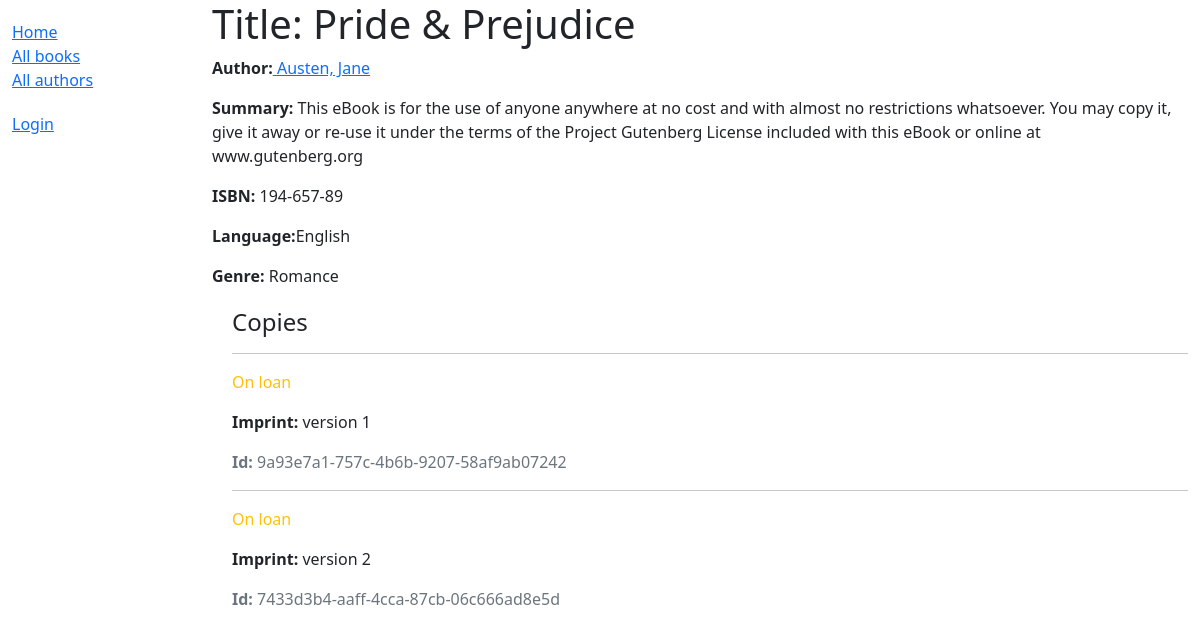
/catalog/book/1, run on the app's committed database.
### catalog/models.py (models this page shows, shortened)
class Book(models.Model):
	title = models.CharField(max_length=200)
	author = models.ForeignKey('Author', on_delete=models.SET_NULL, null=True)
	summary = models.TextField(max_length=1000, help_text="Enter a brief description of the book")
	isbn = models.CharField('ISBN', max_length=13, unique=True, help_text="13 Character "
	                                                                      "<a href='https://www.isbn-international.org/content/what-isbn'>ISBN</a>")
	genre = models.ManyToManyField(Genre, help_text="Select a genre for this book")
	language = models.ForeignKey('Language', on_delete=models.SET_NULL, null=True)
	def display_genre(self):
		return ', '.join(genre.name for genre in self.genre.all()[:3])
	display_genre.short_description = 'Book Genre'

class Author(models.Model):
	first_name = models.CharField(max_length=100)
	last_name = models.CharField(max_length=100)
	date_of_birth = models.DateField(null=True, blank=True)
	date_of_death = models.DateField('died', null=True, blank=True)
	class Meta:
		ordering = ['last_name', 'first_name']
		permissions = (('can_create_author', 'Create new author'), ('can_delete_author', 'Delete Author'),
		               ('can_update_author', 'Update Given Author'))
	def get_absolute_url(self):
		return reverse('author-detail', args=[str(self.id)])
	def __str__(self):
		return f'{self.last_name}, {self.first_name}'

class Language(models.Model):
	name = models.CharField(max_length=200,
	                        help_text="Enter the book's natural language (e.g. English, French, Igbo etc.)")
	def __str__(self):
		return self.name

class Genre(models.Model):
	name = models.CharField(max_length=200, help_text='Enter a book genre (e.g. Science Fiction)')
	def __str__(self):
		return self.name

class BookInstance(models.Model):
	id = models.UUIDField(primary_key=True, default=uuid.uuid4(), help_text="Unique ID for this particular book "
	                                                                        "across whole library")
	book = models.ForeignKey(Book, on_delete=models.RESTRICT, null=True)
	imprint = models.CharField(max_length=200)
	due_back = models.DateField(null=True, blank=True)
	borrower = models.ForeignKey(User, on_delete=models.SET_NULL, null=True, blank=True)
	LOAN_STATUS = (
		('m', 'Maintenance'),
		('o', 'On loan'),
		('a', 'Available'),
		('r', 'Reserved')
	)
	status = models.CharField(
		max_length=1,
		choices=LOAN_STATUS,
		blank=True,
		default='m',
		help_text='Book availability'
	)
	class Meta:
		ordering = ['due_back']
		permissions = (("can_mark_returned", "Set book as returned"),)

### catalog/views.py (the view)
# urls.py: path('book/<int:pk>', views.BookDetailView.as_view(), name='book-detail'),
class BookDetailView(generic.DetailView):
	model = Book
	template_name = 'book_detail.html'

### catalog/templates/book_detail.html
{% extends 'base_generic.html' %}
{% block content %}
    <h1>Title: {{ book.title }}</h1>
    <p><strong>Author:</strong><a href="{{ book.author.get_absolute_url }}"> {{ book.author }}</a></p>
    <p><strong>Summary:</strong> {{ book.summary }}</p>
    <p><strong>ISBN:</strong> {{ book.isbn }}</p>
    <p><strong>Language:</strong>{{ book.language }}</p>
    <p><strong>Genre:</strong> {{ book.genre.all|join:', ' }}</p>
    <div style="margin-left: 20px; margin-top: 20px">
        <h4>Copies</h4>
        {% for copy in book.bookinstance_set.all %}
            <hr>
            <p class="{% if copy.status == 'a' %}text-success{% elif copy.status == 'm' %}text-danger{% else %}
                text-warning{% endif %}">{{ copy.get_status_display }}
            </p>
        {% if copy.status != 'a' %}
            <p><strong>Imprint:</strong> {{ copy.imprint }}</p>
        {% endif %}
            <p class="text-muted"><strong>Id:</strong> {{ copy.id }}</p>
        {% endfor %}
    </div>
{% endblock %}

### data on the page
Book: author "Austen, Jane", summary "This eBook is for the use of anyone anywhere at no cost and with almost no restrictions whatsoever. You may copy it, give it away or re-use it under the terms of the Project Gutenberg License included with this eBook or online at www.gutenberg.org", isbn "194-657-89", language "English", genre.all "Romance"
BookInstance: status "On loan", imprint "version 1", id "9a93e7a1-757c-4b6b-9207-58af9ab07242"
BookInstance: status "On loan", imprint "version 2", id "7433d3b4-aaff-4cca-87cb-06c666ad8e5d"
